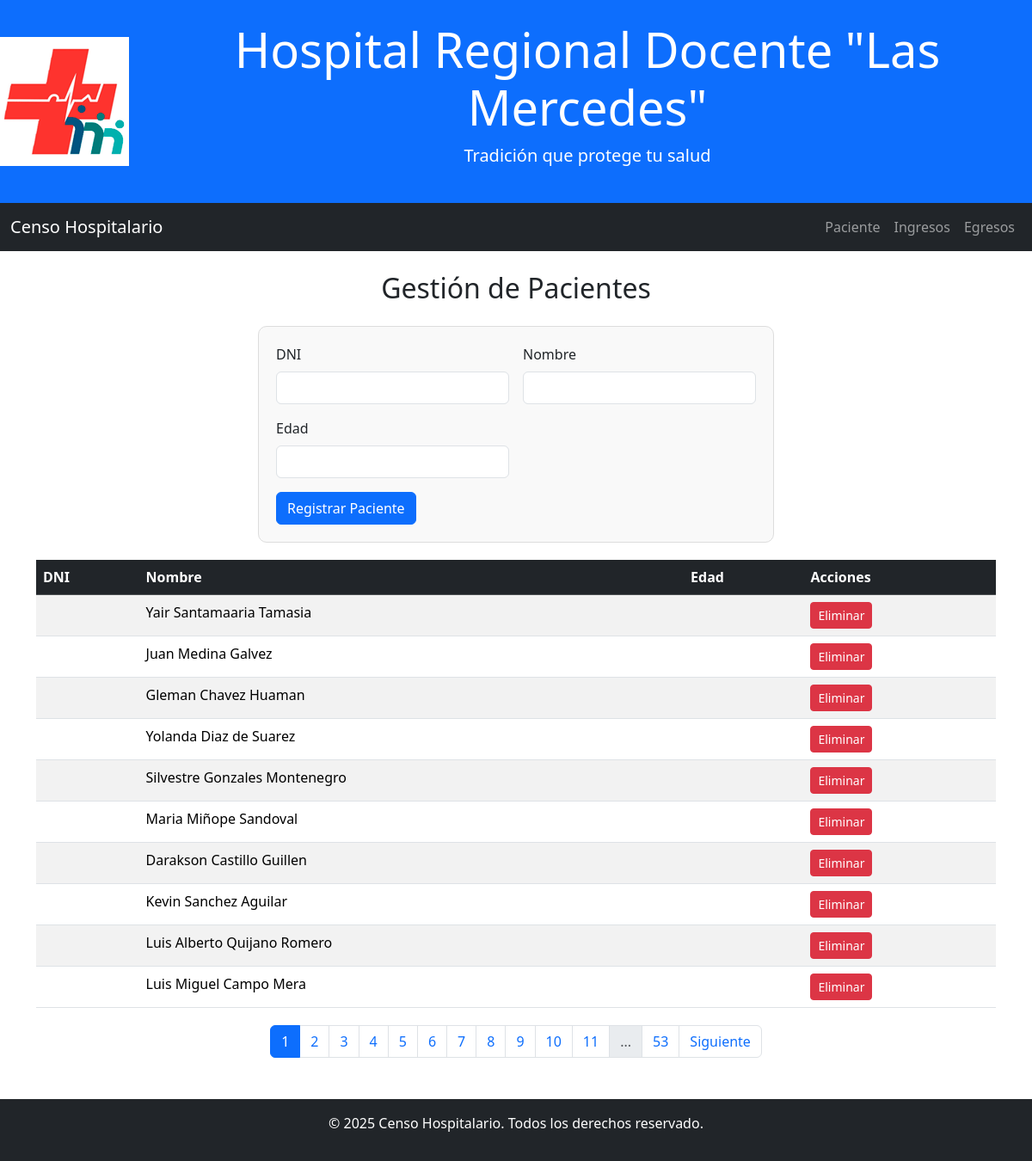
/pages/paciente.php, run on an earlier commit of the app's database.
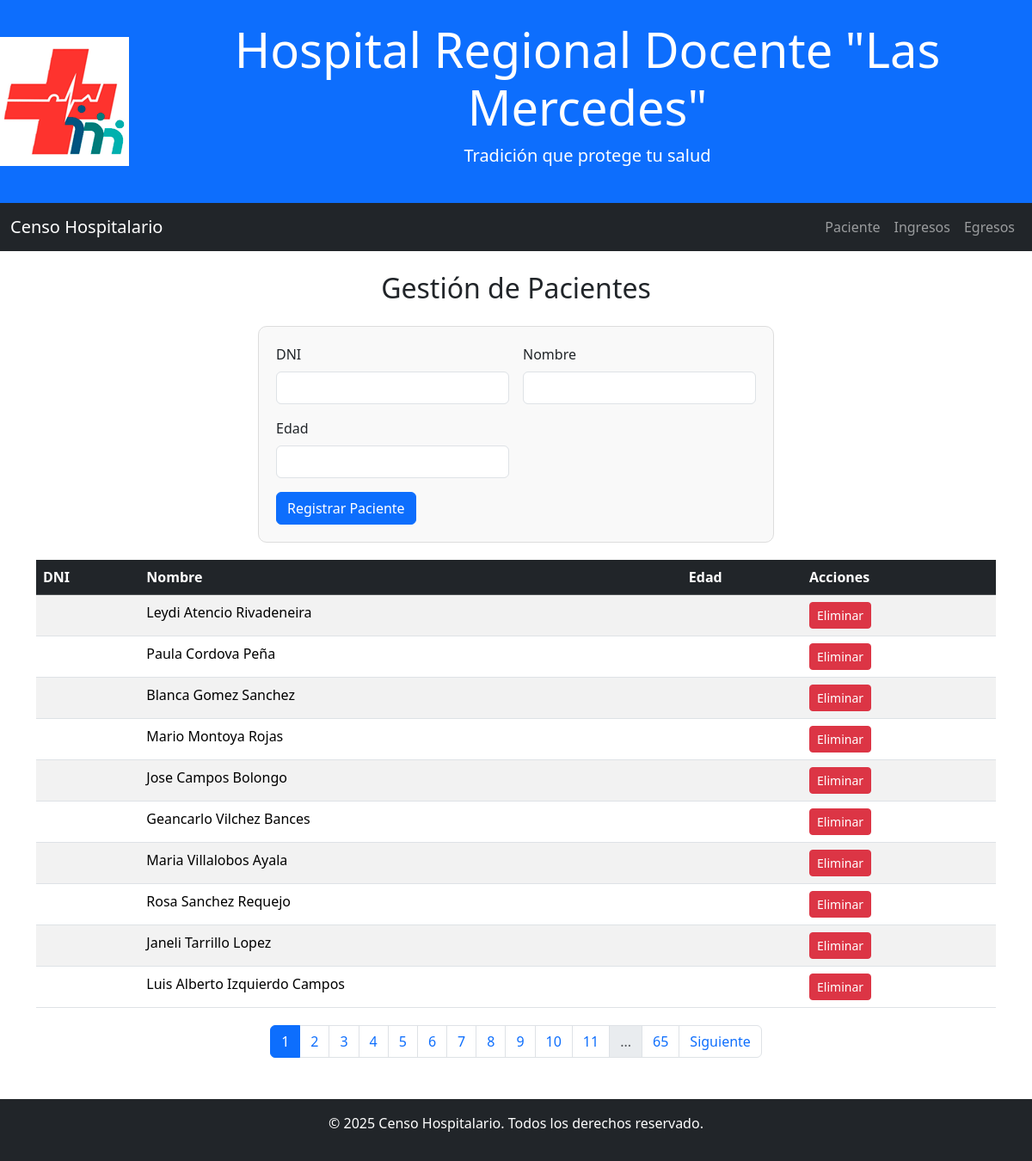
And on a later commit of the database.
### tables this page shows
CREATE TABLE `paciente` (
  `id` bigint(20) UNSIGNED NOT NULL,
  `dni` int(11) DEFAULT NULL,
  `nombre` varchar(100) NOT NULL,
  `edad` int(11) DEFAULT NULL
);

### pages/paciente.php (the view, shortened to what the changed rows need)
<!DOCTYPE html>
<html lang="es">
<head>
    <link href="https://cdn.jsdelivr.net/npm/bootstrap@5.3.3/dist/css/bootstrap.min.css"
        rel="stylesheet"
>
    <link rel="stylesheet" href="../css/estilos.css">
</head>
<body>
    <header class="bg-primary text-white text-center py-4 d-flex align-items-center justify-content-center">
        <div>
            <h1 class="display-4">Hospital Regional Docente "Las Mercedes"</h1>
        </div>
    </header>
    <div class="container mt-4">
        <h2 class="text-center mb-4">Gestión de Pacientes</h2>
        <div class="table-container">
            <?php
            include '../includes/db.php';
            $page = isset($_GET['page']) ? (int)$_GET['page'] : 1;
            $perPage = 10;
            $offset = ($page - 1) * $perPage;
            $result = $conn->query("SELECT * FROM paciente ORDER BY id DESC LIMIT $perPage OFFSET $offset");
            if ($result->rowCount() > 0) {
                echo "<table class='table table-striped table-hover'>
                        <thead class='table-dark'>
                            <tr>
                                <th>DNI</th>
                                <th>Nombre</th>
                                <th>Edad</th>
                                <th>Acciones</th>
                            </tr>
                        </thead>
                        <tbody>";
                while ($row = $result->fetch(PDO::FETCH_ASSOC)) {
                    echo "<tr>
                            <td>" . $row["dni"] . "</td>
                            <td>" . $row["nombre"] . "</td>
                            <td>" . $row["edad"] . "</td>
                            <td>
                                <form action='../js/eliminar_paciente.php' method='POST' style='display:inline;'>
                                    <input type='hidden' name='nombre' value='" . htmlspecialchars($row["nombre"]) . "'>
                                    <button class='btn btn-danger btn-sm' type='submit'
                                    onclick='return confirm(\"¿Estás seguro de eliminar este paciente?\");'>Eliminar</button>
                                </form>
                            </td>
                          </tr>";
                }
                echo "</tbody></table>";
                $totalRows = $conn->query("SELECT COUNT(*) FROM paciente")->fetchColumn();
                $totalPages = ceil($totalRows / $perPage);
                $pagesToShow = 10;
                echo "<nav aria-label='Page navigation'>
                        <ul class='pagination justify-content-center'>";
                $startPage = max(1, $page - $pagesToShow);
                $endPage = min($totalPages, $page + $pagesToShow);
                for ($i = $startPage; $i <= $endPage; $i++) {
                    $active = ($page == $i) ? 'active' : '';
                    echo "<li class='page-item $active'><a class='page-link' href='?page=$i'>$i</a></li>";
                }
                if ($page < $totalPages - $pagesToShow) {
                    if ($page < $totalPages - $pagesToShow - 1) {
                        echo "<li class='page-item disabled'><span class='page-link'>...</span></li>";
                    }
                    echo "<li class='page-item'><a class='page-link' href='?page=$totalPages'>$totalPages</a></li>";
                }
                echo "</ul></nav>";
            } else {
                echo "<div class='alert alert-info'>No hay pacientes registrados.</div>";
            }
            ?>
        </div>
    </div>
</body>
</html>

What changed in the data, as far as the page shows it:
no longer on this page (row unchanged): paciente: nombre "Yair Santamaaria Tamasia"
no longer on this page (row unchanged): paciente: nombre "Juan Medina Galvez"
no longer on this page (row unchanged): paciente: nombre "Gleman Chavez Huaman"
no longer on this page (row unchanged): paciente: nombre "Yolanda Diaz de Suarez"
no longer on this page (row unchanged): paciente: nombre "Silvestre Gonzales Montenegro"
no longer on this page (row unchanged): paciente: nombre "Maria Miñope Sandoval"
no longer on this page (row unchanged): paciente: nombre "Darakson Castillo Guillen"
no longer on this page (row unchanged): paciente: nombre "Kevin Sanchez Aguilar"
no longer on this page (row unchanged): paciente: nombre "Luis Alberto Quijano Romero"
no longer on this page (row unchanged): paciente: nombre "Luis Miguel Campo Mera"
added paciente: nombre "Leydi Atencio Rivadeneira"
added paciente: nombre "Paula Cordova Peña"
added paciente: nombre "Blanca Gomez Sanchez"
added paciente: nombre "Mario Montoya Rojas"
added paciente: nombre "Jose Campos Bolongo"
added paciente: nombre "Geancarlo Vilchez Bances"
added paciente: nombre "Maria Villalobos Ayala"
added paciente: nombre "Rosa Sanchez Requejo"
added paciente: nombre "Janeli Tarrillo Lopez"
added paciente: nombre "Luis Alberto Izquierdo Campos"
Also different on the page:
$totalPages: "53" → "65"
